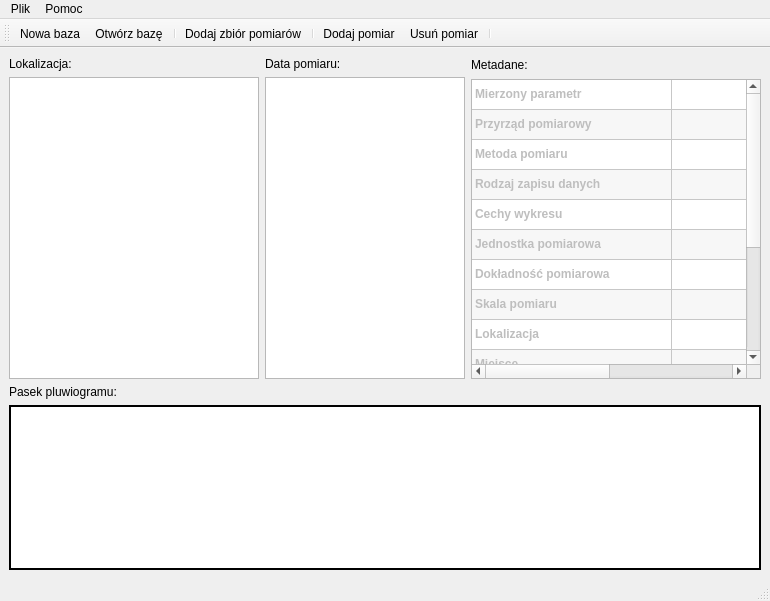
<?xml version="1.0" encoding="UTF-8"?>
<ui version="4.0">
 <author>Zyta Tulin</author>
 <class>MainWindow</class>
 <widget class="QMainWindow" name="MainWindow">
  <property name="geometry">
   <rect>
    <x>0</x>
    <y>0</y>
    <width>770</width>
    <height>601</height>
   </rect>
  </property>
  <property name="windowTitle">
   <string>PluwioGROM</string>
  </property>
  <property name="windowIcon">
   <iconset resource="resources.qrc">
    <normaloff>:/dodatkowe/IKONY/32x32/lightning.png</normaloff>:/dodatkowe/IKONY/32x32/lightning.png</iconset>
  </property>
  <widget class="QWidget" name="centralwidget">
   <layout class="QVBoxLayout" name="verticalLayout_4">
    <item>
     <layout class="QHBoxLayout" name="horizontalLayout_2">
      <item>
       <layout class="QHBoxLayout" name="horizontalLayout">
        <item>
         <layout class="QVBoxLayout" name="verticalLayout">
          <item>
           <widget class="QLabel" name="label">
            <property name="maximumSize">
             <size>
              <width>250</width>
              <height>16777215</height>
             </size>
            </property>
            <property name="text">
             <string>Lokalizacja:</string>
            </property>
           </widget>
          </item>
          <item>
           <widget class="QListWidget" name="listWidget">
            <property name="minimumSize">
             <size>
              <width>50</width>
              <height>0</height>
             </size>
            </property>
            <property name="maximumSize">
             <size>
              <width>250</width>
              <height>16777215</height>
             </size>
            </property>
            <property name="sortingEnabled">
             <bool>true</bool>
            </property>
           </widget>
          </item>
         </layout>
        </item>
        <item>
         <layout class="QVBoxLayout" name="verticalLayout_3">
          <item>
           <widget class="QLabel" name="label_3">
            <property name="text">
             <string>Data pomiaru:</string>
            </property>
           </widget>
          </item>
          <item>
           <widget class="QListWidget" name="listWidget_2">
            <property name="minimumSize">
             <size>
              <width>50</width>
              <height>0</height>
             </size>
            </property>
            <property name="maximumSize">
             <size>
              <width>200</width>
              <height>16777215</height>
             </size>
            </property>
           </widget>
          </item>
         </layout>
        </item>
       </layout>
      </item>
      <item>
       <layout class="QVBoxLayout" name="verticalLayout_2">
        <property name="sizeConstraint">
         <enum>QLayout::SetNoConstraint</enum>
        </property>
        <item>
         <widget class="QLabel" name="label_2">
          <property name="minimumSize">
           <size>
            <width>0</width>
            <height>16</height>
           </size>
          </property>
          <property name="maximumSize">
           <size>
            <width>16777215</width>
            <height>16</height>
           </size>
          </property>
          <property name="text">
           <string>Metadane:</string>
          </property>
         </widget>
        </item>
        <item>
         <widget class="QTableWidget" name="metadataTable">
          <property name="minimumSize">
           <size>
            <width>0</width>
            <height>300</height>
           </size>
          </property>
          <property name="maximumSize">
           <size>
            <width>16777215</width>
            <height>483</height>
           </size>
          </property>
          <property name="frameShape">
           <enum>QFrame::StyledPanel</enum>
          </property>
          <property name="editTriggers">
           <set>QAbstractItemView::AnyKeyPressed|QAbstractItemView::EditKeyPressed|QAbstractItemView::SelectedClicked</set>
          </property>
          <property name="alternatingRowColors">
           <bool>true</bool>
          </property>
          <property name="rowCount">
           <number>15</number>
          </property>
          <property name="columnCount">
           <number>2</number>
          </property>
          <attribute name="horizontalHeaderVisible">
           <bool>false</bool>
          </attribute>
          <attribute name="horizontalHeaderDefaultSectionSize">
           <number>200</number>
          </attribute>
          <attribute name="verticalHeaderVisible">
           <bool>false</bool>
          </attribute>
          <row/>
          <row/>
          <row/>
          <row/>
          <row/>
          <row/>
          <row/>
          <row/>
          <row/>
          <row/>
          <row/>
          <row/>
          <row/>
          <row/>
          <row/>
          <column/>
          <column/>
          <item row="0" column="0">
           <property name="text">
            <string>Mierzony parametr</string>
           </property>
           <property name="font">
            <font>
             <weight>75</weight>
             <bold>true</bold>
            </font>
           </property>
           <property name="flags">
            <set>ItemIsSelectable|ItemIsUserCheckable</set>
           </property>
          </item>
          <item row="0" column="1">
           <property name="text">
            <string/>
           </property>
           <property name="flags">
            <set>ItemIsSelectable|ItemIsDragEnabled|ItemIsEnabled</set>
           </property>
          </item>
          <item row="1" column="0">
           <property name="text">
            <string>Przyrząd pomiarowy</string>
           </property>
           <property name="font">
            <font>
             <weight>75</weight>
             <bold>true</bold>
            </font>
           </property>
           <property name="flags">
            <set>ItemIsSelectable|ItemIsUserCheckable</set>
           </property>
          </item>
          <item row="2" column="0">
           <property name="text">
            <string>Metoda pomiaru</string>
           </property>
           <property name="font">
            <font>
             <weight>75</weight>
             <bold>true</bold>
            </font>
           </property>
           <property name="flags">
            <set>ItemIsSelectable|ItemIsUserCheckable</set>
           </property>
          </item>
          <item row="3" column="0">
           <property name="text">
            <string>Rodzaj zapisu danych</string>
           </property>
           <property name="font">
            <font>
             <weight>75</weight>
             <bold>true</bold>
            </font>
           </property>
           <property name="flags">
            <set>ItemIsSelectable|ItemIsUserCheckable</set>
           </property>
          </item>
          <item row="4" column="0">
           <property name="text">
            <string>Cechy wykresu</string>
           </property>
           <property name="font">
            <font>
             <weight>75</weight>
             <bold>true</bold>
            </font>
           </property>
           <property name="flags">
            <set>ItemIsSelectable|ItemIsUserCheckable</set>
           </property>
          </item>
          <item row="5" column="0">
           <property name="text">
            <string>Jednostka pomiarowa</string>
           </property>
           <property name="font">
            <font>
             <weight>75</weight>
             <bold>true</bold>
            </font>
           </property>
           <property name="flags">
            <set>ItemIsSelectable|ItemIsUserCheckable</set>
           </property>
          </item>
          <item row="6" column="0">
           <property name="text">
            <string>Dokładność pomiarowa</string>
           </property>
           <property name="font">
            <font>
             <weight>75</weight>
             <bold>true</bold>
            </font>
           </property>
           <property name="flags">
            <set>ItemIsSelectable|ItemIsUserCheckable</set>
           </property>
          </item>
          <item row="7" column="0">
           <property name="text">
            <string>Skala pomiaru</string>
           </property>
           <property name="font">
            <font>
             <weight>75</weight>
             <bold>true</bold>
            </font>
           </property>
           <property name="flags">
            <set>ItemIsSelectable|ItemIsUserCheckable</set>
           </property>
          </item>
          <item row="8" column="0">
           <property name="text">
            <string>Lokalizacja</string>
           </property>
           <property name="font">
            <font>
             <weight>75</weight>
             <bold>true</bold>
            </font>
           </property>
           <property name="flags">
            <set>ItemIsSelectable|ItemIsUserCheckable</set>
           </property>
          </item>
          <item row="9" column="0">
           <property name="text">
            <string>Miejsce</string>
           </property>
           <property name="font">
            <font>
             <weight>75</weight>
             <bold>true</bold>
            </font>
           </property>
           <property name="flags">
            <set>ItemIsSelectable|ItemIsUserCheckable</set>
           </property>
          </item>
          <item row="10" column="0">
           <property name="text">
            <string>Obserwator</string>
           </property>
           <property name="font">
            <font>
             <weight>75</weight>
             <bold>true</bold>
            </font>
           </property>
           <property name="flags">
            <set>ItemIsSelectable|ItemIsUserCheckable</set>
           </property>
          </item>
          <item row="11" column="0">
           <property name="text">
            <string>Badane lata</string>
           </property>
           <property name="font">
            <font>
             <weight>75</weight>
             <bold>true</bold>
            </font>
           </property>
           <property name="flags">
            <set>ItemIsSelectable|ItemIsUserCheckable</set>
           </property>
          </item>
          <item row="12" column="0">
           <property name="text">
            <string>Częstotliwość pomiaru</string>
           </property>
           <property name="font">
            <font>
             <weight>75</weight>
             <bold>true</bold>
            </font>
           </property>
           <property name="flags">
            <set>ItemIsSelectable|ItemIsUserCheckable</set>
           </property>
          </item>
          <item row="13" column="0">
           <property name="text">
            <string>Stacja pomiarowa</string>
           </property>
           <property name="font">
            <font>
             <weight>75</weight>
             <bold>true</bold>
            </font>
           </property>
           <property name="flags">
            <set>ItemIsSelectable|ItemIsUserCheckable</set>
           </property>
          </item>
          <item row="14" column="0">
           <property name="text">
            <string>Uwagi</string>
           </property>
           <property name="font">
            <font>
             <weight>75</weight>
             <bold>true</bold>
            </font>
           </property>
           <property name="flags">
            <set>NoItemFlags</set>
           </property>
          </item>
         </widget>
        </item>
       </layout>
      </item>
     </layout>
    </item>
    <item>
     <widget class="QLabel" name="label_4">
      <property name="text">
       <string>Pasek pluwiogramu:</string>
      </property>
     </widget>
    </item>
    <item>
     <widget class="QScrollArea" name="Picture">
      <property name="styleSheet">
       <string notr="true">background-color: rgb(255, 255, 255);
border-style: solid;
border-width: 1px;</string>
      </property>
      <property name="widgetResizable">
       <bool>true</bool>
      </property>
      <widget class="QWidget" name="scrollAreaWidgetContents">
       <property name="geometry">
        <rect>
         <x>0</x>
         <y>0</y>
         <width>750</width>
         <height>148</height>
        </rect>
       </property>
       <layout class="QHBoxLayout" name="horizontalLayout_3">
        <property name="spacing">
         <number>0</number>
        </property>
        <property name="margin">
         <number>0</number>
        </property>
        <item>
         <widget class="QLabel" name="pic_lab">
          <property name="text">
           <string/>
          </property>
         </widget>
        </item>
       </layout>
      </widget>
     </widget>
    </item>
   </layout>
  </widget>
  <widget class="QMenuBar" name="menubar">
   <property name="geometry">
    <rect>
     <x>0</x>
     <y>0</y>
     <width>770</width>
     <height>23</height>
    </rect>
   </property>
   <widget class="QMenu" name="menuPlik">
    <property name="title">
     <string>Plik</string>
    </property>
    <addaction name="actionNew"/>
    <addaction name="actionOpen"/>
    <addaction name="separator"/>
    <addaction name="actionExit"/>
   </widget>
   <widget class="QMenu" name="menuPomoc">
    <property name="title">
     <string>Pomoc</string>
    </property>
    <addaction name="actionO_programie"/>
   </widget>
   <addaction name="menuPlik"/>
   <addaction name="menuPomoc"/>
  </widget>
  <widget class="QStatusBar" name="statusbar"/>
  <widget class="QToolBar" name="toolBar">
   <property name="windowTitle">
    <string>toolBar</string>
   </property>
   <property name="floatable">
    <bool>false</bool>
   </property>
   <attribute name="toolBarArea">
    <enum>TopToolBarArea</enum>
   </attribute>
   <attribute name="toolBarBreak">
    <bool>false</bool>
   </attribute>
   <addaction name="actionNew"/>
   <addaction name="actionOpen"/>
   <addaction name="separator"/>
   <addaction name="actionAddGroup"/>
   <addaction name="separator"/>
   <addaction name="actionAddPluw"/>
   <addaction name="actionDelPluw"/>
   <addaction name="separator"/>
  </widget>
  <action name="actionNew">
   <property name="checkable">
    <bool>false</bool>
   </property>
   <property name="checked">
    <bool>false</bool>
   </property>
   <property name="icon">
    <iconset resource="resources.qrc">
     <normaloff>:/baza danych/Nowa baza danych</normaloff>:/baza danych/Nowa baza danych</iconset>
   </property>
   <property name="text">
    <string>Nowa baza</string>
   </property>
   <property name="statusTip">
    <string>Tworzy nową bazę danych.</string>
   </property>
  </action>
  <action name="actionOpen">
   <property name="icon">
    <iconset resource="resources.qrc">
     <normaloff>:/baza danych/Otwórz bazę danych</normaloff>:/baza danych/Otwórz bazę danych</iconset>
   </property>
   <property name="text">
    <string>Otwórz bazę</string>
   </property>
   <property name="statusTip">
    <string>Otwiera istniejący plik bazy danych.</string>
   </property>
  </action>
  <action name="actionExit">
   <property name="text">
    <string>Wyjście</string>
   </property>
   <property name="statusTip">
    <string>Kończy działanie programu.</string>
   </property>
  </action>
  <action name="actionO_programie">
   <property name="icon">
    <iconset resource="resources.qrc">
     <normaloff>:/dodatkowe/IKONY/32x32/information.png</normaloff>:/dodatkowe/IKONY/32x32/information.png</iconset>
   </property>
   <property name="text">
    <string>O programie...</string>
   </property>
   <property name="statusTip">
    <string>Informacje o programie.</string>
   </property>
  </action>
  <action name="actionAddPluw">
   <property name="icon">
    <iconset resource="resources.qrc">
     <normaloff>:/dane/IKONY/32x32/page_add.png</normaloff>:/dane/IKONY/32x32/page_add.png</iconset>
   </property>
   <property name="text">
    <string>Dodaj pluwiogram</string>
   </property>
   <property name="iconText">
    <string>Dodaj pomiar</string>
   </property>
   <property name="toolTip">
    <string>Dodaj pomiar</string>
   </property>
   <property name="statusTip">
    <string>Tworzy nowy pomiar powiązany z aktualnie wybranym zbiorem</string>
   </property>
  </action>
  <action name="actionDelPluw">
   <property name="icon">
    <iconset resource="resources.qrc">
     <normaloff>:/dane/IKONY/32x32/page_delete.png</normaloff>:/dane/IKONY/32x32/page_delete.png</iconset>
   </property>
   <property name="text">
    <string>Usuń pluwiogram</string>
   </property>
   <property name="iconText">
    <string>Usuń pomiar</string>
   </property>
   <property name="toolTip">
    <string>Usuń pomiar</string>
   </property>
   <property name="statusTip">
    <string>Usuwa wybrany pomiar ze zbioru</string>
   </property>
  </action>
  <action name="actionAddGroup">
   <property name="icon">
    <iconset resource="resources.qrc">
     <normaloff>:/dane/IKONY/32x32/folder_add.png</normaloff>:/dane/IKONY/32x32/folder_add.png</iconset>
   </property>
   <property name="text">
    <string>Dodaj zbiór pomiarów</string>
   </property>
   <property name="toolTip">
    <string>Dodaj zbiór pomiarów</string>
   </property>
   <property name="statusTip">
    <string>Tworzy nowy wpis metadanych dla zbioru pomiarów</string>
   </property>
  </action>
 </widget>
 <resources>
  <include location="resources.qrc"/>
 </resources>
 <connections/>
</ui>
